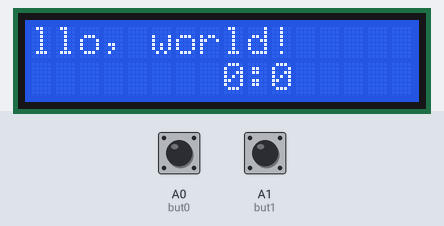
Bench run of a sketch on a simulated Arduino Uno, built with avr-gcc and run on an emulated ATmega328P. Parts: 16×2 character LCD. Inputs (shaded band) come from the test bench; at power-on: A0 (but0) LOW, A1 (but1) LOW. What the sketch prints to the serial monitor is not drawn.

Above: at 1.2 s.
1.3 s: A0 (but0) pulled HIGH for 3.2 s
At 5.8 s:
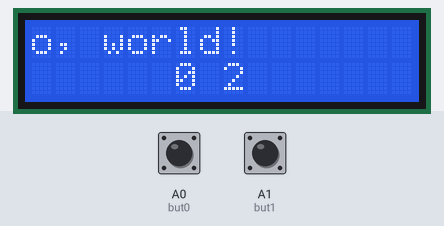
6.0 s: A0 (but0) pulled HIGH for 0.6 s
At 7.5 s:
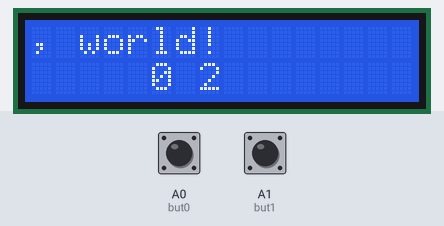
8.6 s: A1 (but1) pulled HIGH for 3.2 s
At 12.1 s:
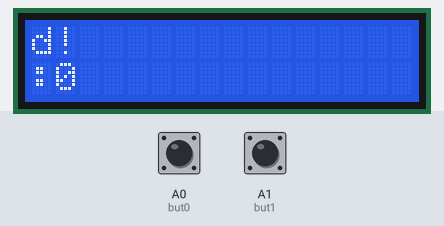
Timing chart, 0 to 13.6 s (numbered marks = the images above; inputs shaded):
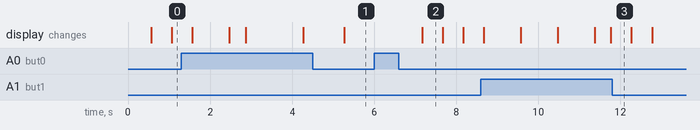

The sketch:

sketch.ino
```cpp
// include the library code:
#include <LiquidCrystal.h>

int but0 = A0; //вкл & stop (GREEN BUTTON)
int but1 = A1; //RESET      (BLUE  BUTTON)
int delaypushbut = 400; //чтобы было время на нажатие.
//Цикл работает быстрее, чем происходит событие нажатия

// initialize the library by associating any needed LCD interface pin
// with the arduino pin number it is connected to
/*const int rs = 12, en = 11, d4 = 10, d5 = 9, d6 = 8, d7 = 7; //for wokwi
LiquidCrystal lcd(rs, en, d4, d5, d6, d7);*/
const int rs = 12, en = 11, d4 = 5, d5 = 4, d6 = 3, d7 = 2;
LiquidCrystal lcd(rs, en, d4, d5, d6, d7);

byte val = 0;
boolean switching = false;
int button2WasUp = 0;
int countclick = 0;
bool upbut = true;

int digit_global;
int minut_global;
bool CHETNOST;
boolean whatsbutton = false;

byte val1 = 0;
boolean switching1 = false;
int button2WasUp1 = 0;
int countclick1 = 0;
bool upbut1 = true;

void setup() {
  pinMode(but0, INPUT);
  pinMode(but1, INPUT);
  // set up the LCD's number of columns and rows:
  lcd.begin(16, 2);
  // Print a message to the LCD.
  lcd.print("Hello, world!");

  Serial.begin(9600);
  digit_global = 0;
  minut_global = 0;
  CHETNOST     = true;
}

void loop() {
  // (note: line 1 is the second row, since counting begins with 0):
  buttonOn0(); //отслеживание события на нажатие кнопки0
  buttonOn1(); //отслеживание события на нажатие кнопки1
  // set the cursor to column 0, line 1

  if (switching) {
    // Если флаг включен, то идёт отчёт timer for 0-59
    for(int i = digit_global; i < 60; i++){
      //  Пусть им будет номер текущей секунды, зацикленный на десятке

      // перевод 60 сек в 1 мин
      digit_global = i;
      timer(digit_global, minut_global); //считаем время на дислпей

      if (digit_global == 59)
      {
        i = -1;
        minut_global++;
      }
      delay(1000);
      buttonOn0(); //отслеживание события на нажатие кнопки0
      buttonOn1(); //отслеживание события на нажатие кнопки1
      if (!switching) break;
    }
    buttonOn0(); //отслеживание события на нажатие кнопки0
    buttonOn1(); //отслеживание события на нажатие кнопки1
 }
  // передвигающийся текст к последнему заданию
  delay(500);
  lcd.scrollDisplayLeft();

}

void butok(){

  if(upbut && whatsbutton) {
    if (countclick == 1) {

      switching = true; // Переводим флаг в вкл. состояние
      Serial.println("Секундомер вкл.");

    } else if (countclick == 0) {

      switching = false;
      Serial.println("Секундомер stop.");

    }
  }
  else if(upbut1 && !whatsbutton) {
     if (countclick1 == 0) {

       timer(000, 00);
       Serial.println("Секундомер выкл.");
       switching = false;
     }
  }

  upbut = false;
  upbut1= false;
}

void buttonOn0(){
val=digitalRead(but0);
if(val == HIGH) {// Иначе если нажата Btn1
    if(button2WasUp == 0) {
      button2WasUp++;
      delay(delaypushbut);

    } else {
      if (countclick == 1) countclick = 0;
      else countclick++;
      button2WasUp = 0;
      upbut = true;
      whatsbutton = true;
      switching = false;
      delay(delaypushbut);

    }
  }
  butok();
}

void buttonOn1(){
val1=digitalRead(but1);
if(val1 == HIGH) {// Иначе если нажата Btn1
    if(button2WasUp1 == 0) {
      button2WasUp1++;
      delay(delaypushbut);

    } else {
      if (countclick1 == 1) countclick1 = 0;
      else countclick1++;
      button2WasUp1 = 0;
      upbut1 = true;
      whatsbutton = false;
      switching1 = false;
      delay(delaypushbut);

    }
  }
  butok();
}

void timer(int digit, int minut){
  //digit = millis() / 1000; //really timer
  lcd.setCursor(10, 1);
  // print the number of seconds since reset:
  if(CHETNOST)
  {
    lcd.print(String(minut) + ":" + String(digit) + " ");
    CHETNOST = false;
  } else {
    lcd.print(String(minut) + " " + String(digit) + " ");
    CHETNOST = true;
  }

  digit_global = digit;
  minut_global = minut;
}
```

Measured:
- what the display in image 2 shows lasts 0.5 s, from 7.2 s to 7.7 s
